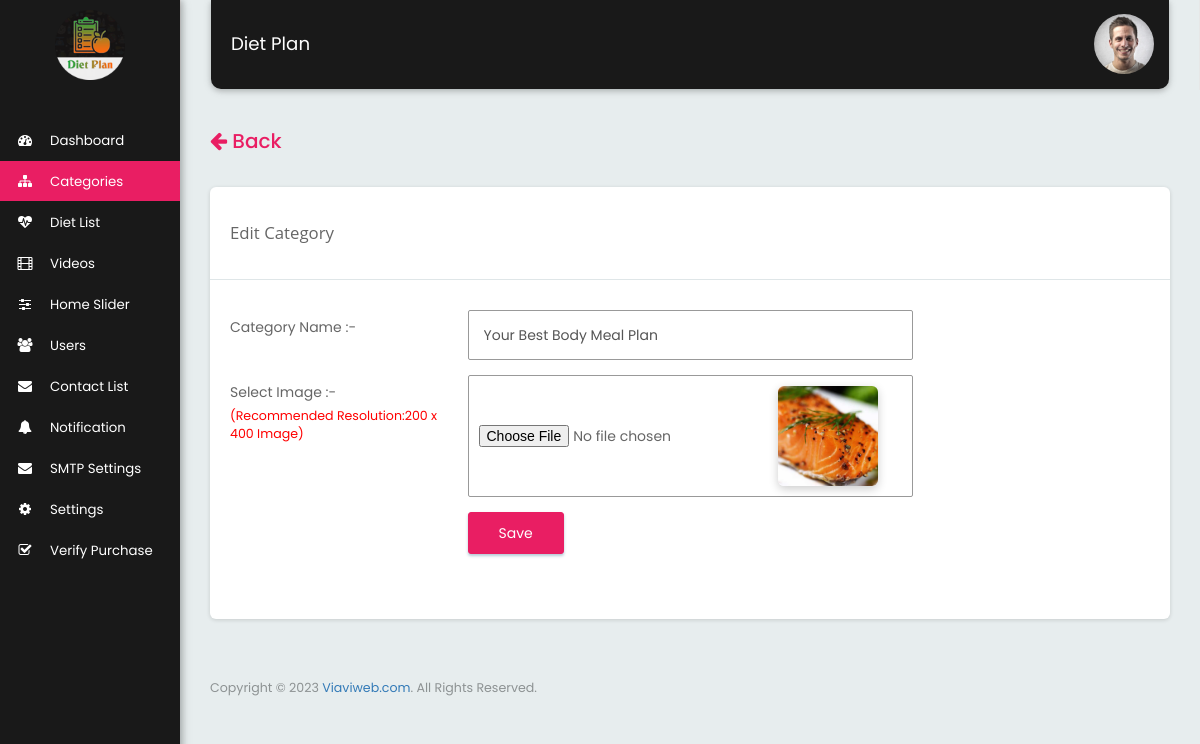
The page /add_category.php?cat_id=4&redirect=manage_category.php (signed in) on the database its author committed.
### tables this page shows
CREATE TABLE `tbl_category` (
  `cid` int(11) NOT NULL,
  `category_name` varchar(100) NOT NULL,
  `category_image` varchar(100) NOT NULL,
  `show_on_home` int(1) NOT NULL DEFAULT 0,
  `status` int(1) NOT NULL DEFAULT 1
);

### add_category.php (the view, shortened to what this page needs)
<?php
if(isset($_GET['cat_id'])){
  $page_title= 'Edit Category';
}
else{
  $page_title='Add Category';
}
include("includes/header.php");
require("includes/function.php");
if(isset($_GET['cat_id']))
{
 $qry="SELECT * FROM tbl_category WHERE `cid`='".$_GET['cat_id']."'";
 $result=mysqli_query($mysqli,$qry);
 $row=mysqli_fetch_assoc($result);
}
?>
<div class="row">
  <div class="col-md-12">
   <?php
   if(isset($_GET['redirect'])){
     echo '<a href="'.$_GET['redirect'].'" class="btn_back"><h4 class="pull-left" style="font-size: 20px;color: #e91e63"><i class="fa fa-arrow-left"></i> Back</h4></a>';
   }
   else{
     echo '<a href="manage_category.php" class="btn_back"><h4 class="pull-left" style="font-size: 20px;color: #e91e63"><i class="fa fa-arrow-left"></i> Back</h4></a>';
   }
   ?>
   <div class="card">
    <div class="page_title_block">
      <div class="col-md-5 col-xs-12">
        <div class="page_title"><?=$page_title?></div>
      </div>
    </div>
    <div class="clearfix"></div>
    <div class="card-body mrg_bottom">
      <form action="" name="addeditcategory" method="post" class="form form-horizontal" enctype="multipart/form-data">
        <div class="section">
          <div class="section-body">
            <div class="form-group">
              <label class="col-md-3 control-label">Category Name :-</label>
              <div class="col-md-6">
                <input type="text" name="category_name" id="category_name" value="<?php if(isset($_GET['cat_id'])){echo $row['category_name'];}?>" class="form-control" required>
              </div>
            </div>
            <div class="form-group">
             <label class="col-md-3 control-label">Select Image :-
               <p class="control-label-help">(Recommended Resolution:200 x 400 Image)</p></label>
               <div class="col-md-6">
                 <div class="fileupload_block">
                   <input type="file" name="category_image" value="" id="fileupload" <?=!isset($row['category_image']) ? 'required="required"' : ''?>>
                   <div class="fileupload_img featured_image">
                     <?php if ($row['category_image'] != "") { ?>
                       <img type="image" src="images/<?= $row['category_image'] ?>" alt="Featured image" id="ImdID" style="width: 100px;height: 100px;"/>
                     <?php } else {
                       ?>
                       <img id="ImdID" type="image" src="assets/images/landscape.jpg" alt="Featured image" style="width: 100px;height: 100px;"/>
                       <?php
                     } ?>
                   </div>
                 </div>
               </div>
             </div>
             <div class="form-group">
              <div class="col-md-9 col-md-offset-3">
                <button type="submit" name="submit" class="btn btn-primary">Save</button>
              </div>
            </div>
          </div>
        </div>
      </form>
    </div>
  </div>
</div>
</div>
<?php include("includes/footer.php");?>

### includes/header.php (style rules this page uses)
p.control-label-help { color: red !important; }

### rows shown on the page
tbl_category: category_name "Your Best Body Meal Plan", category_image (picture)

### other values the page prints
APP_NAME "Diet Plan"
$page_title "Edit Category"
